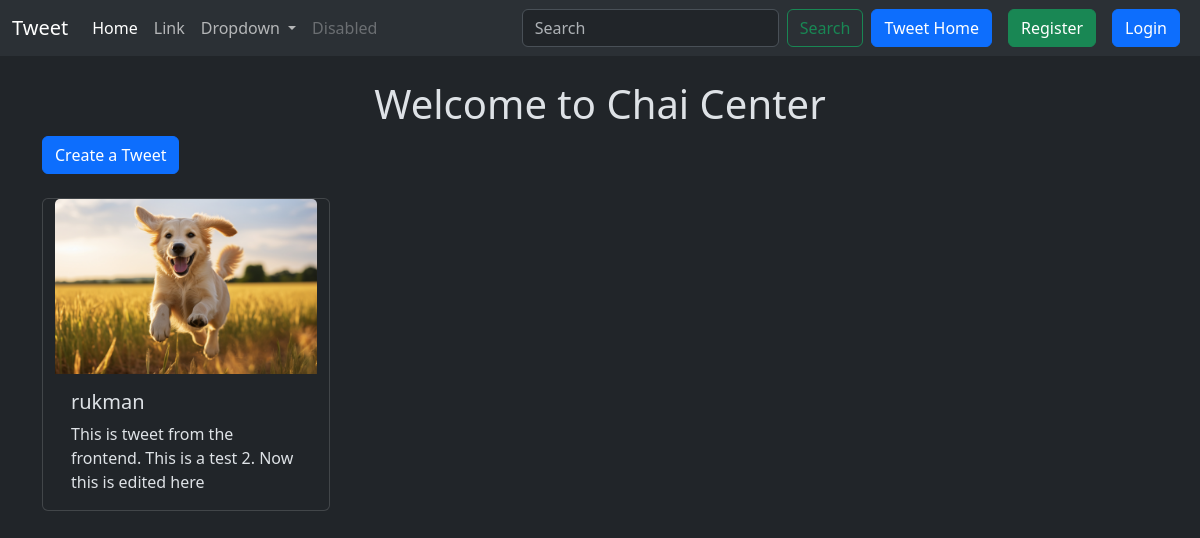
The app's page /tweet/, older data.
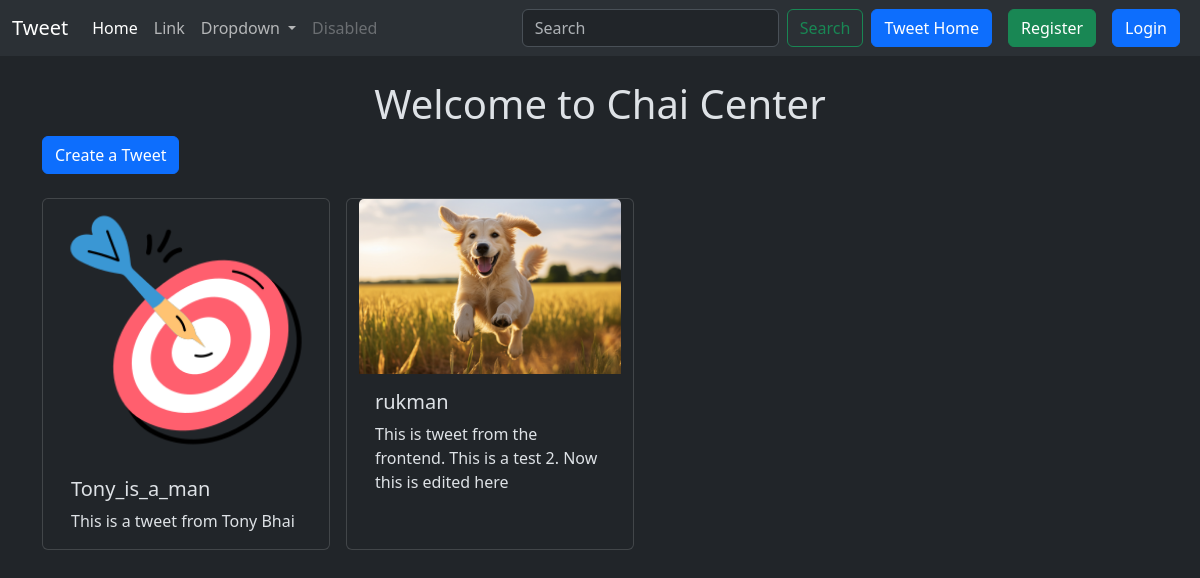
The same page, newer data.
### tweet/models.py (models this page shows, shortened)
class Tweet(models.Model):
    user = models.ForeignKey(User, on_delete=models.CASCADE)
    text= models.TextField(max_length=240)
    photo= models.ImageField(upload_to='photos/', blank=True, null=True)
    created_at= models.DateTimeField(auto_now_add=True)
    updated_at= models.DateTimeField(auto_now=True)

### tweet/views.py (the view)
# urls.py: path('', views.tweet_list, name='tweet_list'),
def tweet_list(request):
    tweets =Tweet.objects.all().order_by('-created_at')
    return render(request, 'tweet_list.html',{'tweets': tweets})

### tweet/templates/tweet_list.html (shortened to what this page needs)
{% extends "layout.html" %}
{% block content %}
    <h1 class="text-center mt-4">Welcome to Chai Center</h1>
    <a href="{% url 'tweet_create' %}" class="btn btn-primary mb-4 ">Create a Tweet</a>
    <div class='container row gap-3'>
        {% for tweet in  tweets%}
        <div class="card" style="width: 18rem;">
            <img src="{{tweet.photo.url}}" class="card-img-top" alt="...">
            <div class="card-body">
                <h5 class="card-title">{{tweet.user.username}}</h5>
                <p class="card-text">{{tweet.text}}</p>
            </div>
        </div>
        {% endfor %}
    </div>
{% endblock %}

### templates/layout.html (shortened to what this page needs)
{% load static %}
<!DOCTYPE html>
<html lang="en" data-bs-theme="dark">
<head>
    <link href="https://cdn.jsdelivr.net/npm/bootstrap@5.3.8/dist/css/bootstrap.min.css" rel="stylesheet">
</head>
<body>
<nav class="navbar navbar-expand-lg bg-body-tertiary">
  <div class="container-fluid">
    <a class="navbar-brand" href="#">Tweet</a>
    <div class="collapse navbar-collapse" id="navbarSupportedContent">
      <ul class="navbar-nav me-auto mb-2 mb-lg-0">
        <li class="nav-item">
          <a class="nav-link active" aria-current="page" href="#">Home</a>
        </li>
        <li class="nav-item">
          <a class="nav-link" href="#">Link</a>
        </li>
        <li class="nav-item dropdown">
          <a class="nav-link dropdown-toggle" href="#" role="button" data-bs-toggle="dropdown" aria-expanded="false">
            Dropdown
          </a>
        </li>
        <li class="nav-item">
          <a class="nav-link disabled" aria-disabled="true">Disabled</a>
        </li>
      </ul>
      <form class="d-flex" role="search">
        <input class="form-control me-2" type="search" placeholder="Search" aria-label="Search"/>
        <button class="btn btn-outline-success" type="submit">Search</button>
      </form>
      <a href="{% url 'tweet_list' %}" class="btn btn-primary mx-2">Tweet Home</a>
      {% if user.is_authenticated %}
      <form method="post" action="{% url 'logout' %}" class="">
        {% csrf_token %}
        <button type="submit" class="btn btn-danger mx-2">Logout</button>
      </form>
      {% else %}
      <a href="{% url 'register' %}" class="btn btn-success mx-2">Register</a>
      <a href="{% url 'login' %}" class="btn btn-primary mx-2">Login</a>
      {%endif%}
    </div>
  </div>
</nav>
   <div class="container">
    {% block content %}
    {% endblock %}
   </div>
</body>
</html>

Row changes from the older to the newer data that the page shows:
added Tweet: photo (picture), user.username "Tony_is_a_man", text "This is a tweet from Tony Bhai"
